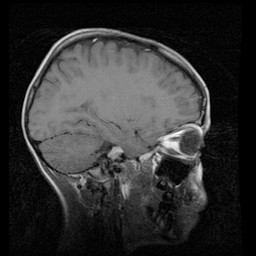
%> input picture mri.jpg, 256 x 256 px, given in place of checker.png, which was not available
$ octave filtering_sherman_daniel.m   (GNU Octave 9; MATLAB toolbox functions it lacks are replaced by stand-ins)
%> lines starting %> are read from the running program, lines starting %| are printed output that depends on the picture; in (x1, y1, x2, y2) boxes, pixels count from 0 and x2, y2 are one past the last pixel; in counts of white or black regions, pixels touching at a corner belong together; the program's own positions count from 1; pictures that were not available may be replaced by others from this repository, and a replacement may not be noted
### av_filt.m
function av_filt(img, name)
%% DOCUMENTATION

% FUNCTION TAKES AN IMAGE AND A FILE NAME.
% FILTERS IMAGE THROUGH AVERAGE FILTERS OF SIZE 3X3, 5X5, AND 9X9 AND PLOTS

% MADE BY: DANIEL SHERMAN
% JANUARY 20, 2020

%% START OF CODE

%define and apply average filters of size 3x3, 5x5, and 9x9
img_3 = imfilter(double(img), fspecial('average', [3 3]), 'replicate');
img_5 = imfilter(double(img), fspecial('average', [5 5]), 'replicate');
img_9 = imfilter(double(img), fspecial('average', [9 9]), 'replicate');

%plot filtered images
figure()
subplot(1,3,1)
imshow(uint8(img_3))
title('Average Filter 3x3 Mask')
ylabel(strcat(['Filtered' ' ' name]))
subplot(1,3,2)
imshow(uint8(img_5))
title('Average Filter 5x5 Mask')
subplot(1,3,3)
imshow(uint8(img_9))
title('Average Filter 9x9 Mask')

### gau_filt.m
function gau_filt(img, name)
%% DOCUMENTATION

% FUNCTION TAKES AN IMAGE AND A FILE NAME.
% FILTERS IMAGE THROUGH GAUSSIAN FILTERS WITH STANDARD DEVIATIONS 1.7, 3,
% AND 5 AND PLOTS

% MADE BY: DANIEL SHERMAN
% JANUARY 20, 2020

%% START OF CODE

%define and apply gaussian filters of standard deviation 1.7, 3, and 5
img_G17 = imfilter(double(img), fspecial('gaussian', [11 11], 1.7), 'replicate');
img_G3 = imfilter(double(img), fspecial('gaussian', [11 11], 3), 'replicate');
img_G5 = imfilter(double(img), fspecial('gaussian', [11 11], 5), 'replicate');

%plot filtered images
figure()
subplot(1,3,1)
imshow(uint8(img_G17))
title('Gaussian Filter 11x11, \sigma = 1.7')
ylabel(strcat(['Filtered' ' ' name]))
subplot(1,3,2)
imshow(uint8(img_G3))
title('Gaussian Filter 11x11, \sigma = 3')
subplot(1,3,3)
imshow(uint8(img_G5))
title('Gaussian Filter 11x11, \sigma = 5')

### radfilt.m
function B = radfilt(I, radius, bit)
%% DOCUMENTATION

% DANIEL SHERMAN
% JANUARY 13, 2020
%
% FUNCTION ACCEPTS IMAGE I, DOUBLE radius, AND INTEGER bit AND CREATES AN
% IDEAL LOW PASS CIRCULAR FILTER

%% BEGIN CODE

[row, column] = size(I); %find out size of image

B = uint8(zeros(row, column)); %define initial matrix of zeros to populate

for i = 1 : row
    for j = 1 : column
        d = sqrt((i - round(row/2))^2 + (j - round(column/2))^2); %define circle which will be the filter
        if (d < radius) %check if a pixel is within the defined circle
            B(i,j) = 2^bit - 1; %if it is, set to the highest bit value we can have
        else
            B(i,j) = 0; %otherwise, leave as 0
        end
    end
end

### rad_filtering.m
function rad_filtering(img, filter, size, name)
%% DOCUMENTATION

% FUNCTION TAKES AN IMAGE, SIZE OF ORIGINAL IMAGE AND THE RADIALLY SYMMETRIC FILTER TO BE USED.
% FILTERS IMAGE THROUGH RADIALLY SYMMETRIC FILTER AND PLOTS

% MADE BY: DANIEL SHERMAN
% JANUARY 20, 2020

%% START OF CODE

img_fft = double(fftshift(fft2(img))); %take and shift fft appropriately

img_filter_fft = img_fft.*double(filter); %filter in frequency domain with the appropriately sized filter
img_filter_spat = ifft2(fftshift(img_filter_fft)); %go back to spatial domain

%plot filtered images
figure()
subplot(1,2,1)
imshow(abs(img_filter_spat), [])
ylabel(name)
title('Filtered Image')
subplot(1,2,2)
imshow(real(img_filter_fft))
title('Frequency Domain')
xlabel(strcat(size,'*Size Radius Filter'))

### inverse_filter.m
function inverse_filter(img, name)

%% DOCUMENTATION

% FUNCTION ACCEPTS AN IMAGE AND A TITLE STRING
% CREATES A CUSTOM LOW PASS FILTER, FILTERS THE IMAGE, AND AFTER DERIVING THE INVERSE FILTER, TAKES THE INVERSE FILTER
% FUNCTION RETURNS AN IMAGE OF ALL THREE WITH TITLE

%% START OF CODE

% define custom low pass filter size 31x31
h0 = 0.8.^(abs(-30:30));
k = 1/sum(h0);
h = k.*h0;

% apply custom low pass filter in the x and y directions
img_low = imfilter(imfilter(double(img), h, 'replicate'), h.', 'replicate');

% define inverse filter
H_inv = [-0.8, 1+(0.8)^2, -0.8]./(k - k*(0.8).^2);

% apply noise (var = 25, 100) to the low passed images
img_low_25 = double(img_low) + sqrt(25).*randn(size(img_low));
img_low_100 = double(img_low) + sqrt(100).*randn(size(img_low));

% apply inverse filter to clean and noisy low passed images
img_inv = imfilter(imfilter(double(img_low),H_inv, 'replicate'), H_inv.', 'replicate');
img_inv_25 = imfilter(imfilter(double(img_low_25), H_inv, 'replicate'), H_inv.', 'replicate');
img_inv_100 = imfilter(imfilter(double(img_low_100), H_inv, 'replicate'), H_inv.', 'replicate');

% plot clean image
figure()
subplot(1,3,1)
imshow(uint8(img))
title('Raw Image');
ylabel(name)
subplot(1,3,2)
imshow(uint8(img_low))
title('Custom Low Passed')
xlabel('31x31 Window')
subplot(1,3,3)
imshow(uint8(img_inv))
title('Passed through Inverse')
xlabel('31x31 Window')

% plot noisy image (var = 25)
figure()
subplot(1,2,1)
imshow(uint8(img_low_25))
title('Custom Low Passed with Noise')
ylabel(['Noisy ', name, ', \sigma^2 = 25'])
xlabel('Noise Added to Low Passed Image')
subplot(1,2,2)
imshow(uint8(img_inv_25))
title('Passed Through Inverse')

% plot noisy image (var = 100)
figure()
subplot(1,2,1)
imshow(uint8(img_low_100))
title('Custom Low Passed with Noise')
ylabel(['Noisy ', name, ', \sigma^2 = 100'])
xlabel('Noise Added to Low Passed Image')
subplot(1,2,2)
imshow(uint8(img_inv_100))
title('Passed Through Inverse')

### filtering_sherman_daniel.m
%% ENGG 4660: MEDICAL IMAGE PROCESSING
% LAB 1: FILTERING
% DANIEL SHERMAN
% 0954083
% JANUARY 15, 2020

%% CLEAN UP

close all
clear all
clc

%% START OF CODE

checker = imread('checker.png'); %load 'checker.png'
%> checker is the input picture: size 256x256 uint8; min 0, max 255, mean 49.2
[r_checker c_checker] = size(checker); %grab size of checker phantom
%> r_checker = 256; c_checker = 256

mri = imread('mri.jpg'); %load 'mri.jpg'
[r_mri c_mri] = size(mri); %grab size of mri image
%> r_mri = 256; c_mri = 256

figure() %display checker.png
imshow(checker)
title('checker.png')

figure() %display mri.jpg
imshow(mri)
title('mri.jpg')

%% FILTER CHECKER AND MRI IMAGE THROUGH AVERAGE FILTERS OF SIZE 3X3, 5X5, AND 9X9

av_filt(checker, 'checker.png')
av_filt(mri, 'mri.jpg')

%% FILTER CHECKER AND MRI IMAGE THROUGH GAUSSIAN FILTERS WITH STANDARD DEVIATIONS 1.7, 3, AND 5

gau_filt(checker, 'checker.png')
gau_filt(mri, 'mri.jpg')

%% DEFINE RADIALLY SYMMETRIC IDEAL FREQUENCY-DOMAIN LOW PASS FILTERS

bit = 8; %define bit size of images used

%create radially symmetric filters of appropriate sizes to use with
%checker.png
rad_c01 = radfilt(checker, 0.1*c_checker, bit);
%> after the loop in radfilt, `for i = 1 : row`:
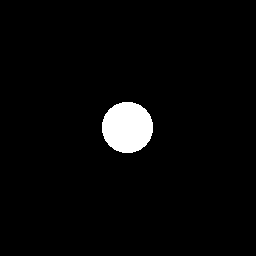
%> B: size 256x256 uint8; 3.1% white; 1 white region, box (x1, y1, x2, y2) and area: (102, 102, 153, 153) 2061
rad_c003 = radfilt(checker, 0.03*c_checker, bit);
%> after the loop in radfilt (call 2), `for i = 1 : row`: B: size 256x256 uint8; 0.28% white; 1 white region, box (x1, y1, x2, y2) and area: (120, 120, 135, 135) 185
rad_c005 = radfilt(checker, 0.05*c_checker, bit);
%> call 3 of radfilt, with radius = 12.8, bit = 8
%> after the loop in radfilt (call 3), `for i = 1 : row`:
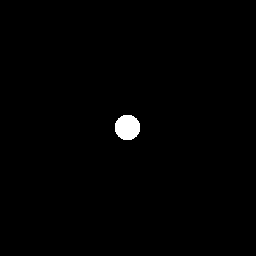
%> B: size 256x256 uint8; 0.78% white; 1 white region, box (x1, y1, x2, y2) and area: (115, 115, 140, 140) 509

%display radially symmetric filters for use with checker.png
figure()
subplot(1,3,1)
imshow(rad_c01, [])
ylabel('Radially Symmetric Checker Filters')
title('Radius = 12.8')
subplot(1,3,2)
imshow(rad_c003, [])
title('Radius = 3.84')
subplot(1,3,3)
imshow(rad_c005, [])
title('Radius = 6.4')

%define radially symmetric filters to be used with mri.jpg
rad_m01 = radfilt(mri, 0.1*c_mri, bit);
rad_m003 = radfilt(mri, 0.03*c_mri, bit);
rad_m005 = radfilt(mri, 0.05*c_mri, bit);

%display radially symmetric filters to be used with mri.jpg
figure()
subplot(1,3,1)
imshow(rad_m01, [])
ylabel('Radially Symmetric MRI Filters')
title('Radius = 12.8')
subplot(1,3,2)
imshow(rad_m003, [])
title('Radius = 3.84')
subplot(1,3,3)
imshow(rad_m005, [])
title('Radius = 6.4')

%% FILTER RADIALLY SYMMETRIC - CHECKER

%filter checker.png with radially symmetric filter radius 0.1*size
rad_filtering(checker, rad_c01, '0.1', 'checker.png')

%filter checker.png with radially symmetric filter radius 0.05*size
rad_filtering(checker, rad_c005, '0.05', 'checker.png')

%filter checker.png with radially symmetric filter radius 0.03*size
rad_filtering(checker, rad_c003, '0.03', 'checker.png')
%> call 3 of rad_filtering, with size = '0.03', name = 'checker.png'
%> in rad_filtering (call 3), `imshow(abs(img_filter_spat), [])`:
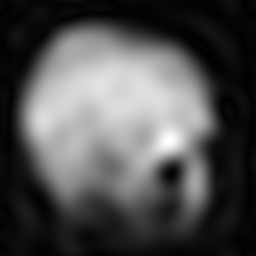
%> displayed picture: size 256x256, on the screen's scale of 0 to 255; min 0, max 255, mean 79.3

%% FILTER RADIALLY SYMMETRIC - MRI

%filter mri.jpg with radially symmetric filter radius 0.1*size
rad_filtering(mri, rad_m01, '0.1', 'mri.jpg')

%filter mri.jpg with radially symmetric filter radius 0.05*size
rad_filtering(mri, rad_m005, '0.05', 'mri.jpg')

%filter mri.jpg with radially symmetric filter radius 0.03*size
rad_filtering(mri, rad_m003, '0.03', 'mri.jpg')

%% CORRUPT IMAGES WITH GAUSSIAN NOISE

checker_100 = double(checker) + sqrt(100).*randn(size(checker)); %corrupt checker.png with 100 variance noise
checker_900 = double(checker) + sqrt(900).*randn(size(checker)); %corrupt checker.png with 900 variance noise
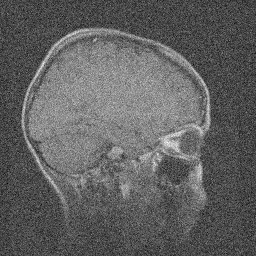
%> checker_900: size 256x256 double; min -124.5, max 331.8, mean 49.3; drawn with min black and max white

mri_100 = double(mri) + sqrt(100).*randn(size(mri)); %corrupt mri.jpg with 100 variance noise
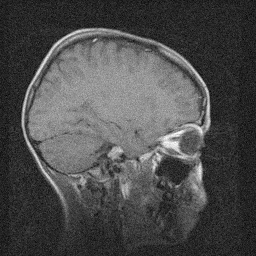
%> mri_100: size 256x256 double; min -40.2, max 256.7, mean 49.2; drawn with min black and max white
mri_900 = double(mri) + sqrt(900).*randn(size(mri)); %corrupt mri.jpg with 900 variance noise
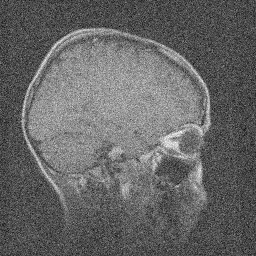
%> mri_900: size 256x256 double; min -122.4, max 304.7, mean 49.2; drawn with min black and max white

%display noisy test images
figure()
subplot(4,2,1)
imshow(checker_100, [])
title('0 Mean \sigma^2 = 100 Random Noise')
xlabel('Corrupted checker.png')
subplot(4,2,2)
imshow(checker_900, [])
title('0 Mean \sigma^2 = 900 Random Noise')
xlabel('Corrupted checker.png')
subplot(4,2,3)
imshow(mri_100,[])
title('0 Mean \sigma^2 = 100 Random Noise')
xlabel('Corrupted mri.jpg')
subplot(4,2,4)
imshow(mri_900, [])
title('0 Mean \sigma^2 = 900 Random Noise')
xlabel('Corrupted mri.jpg')

%% FILTER NOISY IMAGES

%average filter noisy trest images with variance 100
av_filt(uint8(checker_100), 'Noisy checker.png with \sigma^2 = 100')
av_filt(uint8(mri_100), 'Noisy checker.png with \sigma^2 = 100')

%average filter noisy trest images with variance 900
av_filt(uint8(checker_900), 'Noisy checker.png with \sigma^2 = 900')
av_filt(uint8(mri_900), 'Noisy checker.png with \sigma^2 = 900')
%> call 6 of av_filt, with name = 'Noisy checker.png with \sigma^2 = 900'
%> in av_filt (call 6), `img_3 = imfilter(double(img), fspecial('average', [3 3]), 'replicate');`:
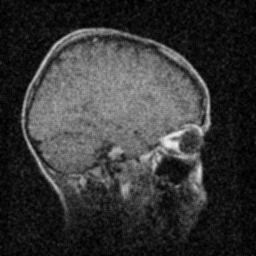
%> img_3: size 256x256 double; min 0, max 237, mean 54.3

%gaussian filter noisy trest images with variance 100
gau_filt(uint8(checker_100), 'Noisy checker.png with \sigma^2 = 100')
gau_filt(uint8(checker_900), 'Noisy checker.png with \sigma^2 = 900')

%gaussian filter noisy trest images with variance 900
gau_filt(uint8(mri_100), 'Noisy mri.jpg with \sigma^2 = 100')
gau_filt(uint8(mri_900), 'Noisy mri.jpg with \sigma^2 = 900')

%radially symmetric filter noisy checker.png with variance 100
rad_filtering(checker_100, rad_c01, '0.1', 'Noisy checker.jpg, \sigma^2 = 100')
rad_filtering(checker_100, rad_c005, '0.05', 'Noisy checker.jpg, \sigma^2 = 100')
rad_filtering(checker_100, rad_c003, '0.03', 'Noisy checker.jpg, \sigma^2 = 100')

%radially symmetric filter noisy mri.jpg with variance 100
rad_filtering(mri_100, rad_m01, '0.1', 'Noisy mri.png, \sigma^2 = 100')
rad_filtering(mri_100, rad_m005, '0.05', 'Noisy mri.png, \sigma^2 = 100')
rad_filtering(mri_100, rad_m003, '0.03', 'Noisy mri.png, \sigma^2 = 100')

%radially symmetric filter noisy checker.png with variance 900
rad_filtering(checker_900, rad_c01, '0.1', 'Noisy checker.jpg, \sigma^2 = 900')
rad_filtering(checker_900, rad_c005, '0.05', 'Noisy checker.jpg, \sigma^2 = 900')
rad_filtering(checker_900, rad_c003, '0.03', 'Noisy checker.jpg, \sigma^2 = 900')

%radially symmetric filter noisy mri.jpg with variance 100
rad_filtering(mri_900, rad_m01, '0.1', 'Noisy mri.png, \sigma^2 = 900')
rad_filtering(mri_900, rad_m005, '0.05', 'Noisy mri.png, \sigma^2 = 900')
rad_filtering(mri_900, rad_m003, '0.03', 'Noisy mri.png, \sigma^2 = 900')

%% CREATE CUSTOM LOW PASS FILTER

%apply the custom low pass filter and inverse to test images
inverse_filter(checker, 'checker.png')
inverse_filter(mri, 'mri.jpg')
